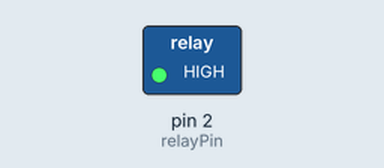
Recording of a sketch running on a simulated Arduino Nano, built with avr-gcc and run on an emulated ATmega328P. Parts: switched loads named in the sketch (green lamp = pin HIGH). Dashed ring = blinking.

Above: at 0.5 s.
Timing chart, 0 to 4.6 s (numbered marks = the images above):
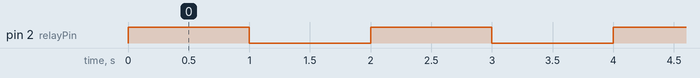

Measured:
- by itself, pin 2 (relayPin): alternates HIGH for 1.0 s and LOW for 1.0 s

The sketch:

relay.ino
```cpp
const int relayPin = 2;

void setup() {
  pinMode(relayPin, OUTPUT);
}

void loop() {
  digitalWrite(relayPin, HIGH);
  delay(1000);
  digitalWrite(relayPin, LOW);
  delay(1000);
}
```
